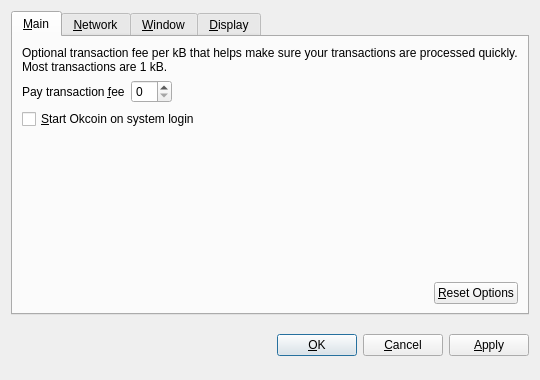
<?xml version="1.0" encoding="UTF-8"?>
<ui version="4.0">
 <class>OptionsDialog</class>
 <widget class="QDialog" name="OptionsDialog">
  <property name="geometry">
   <rect>
    <x>0</x>
    <y>0</y>
    <width>540</width>
    <height>380</height>
   </rect>
  </property>
  <property name="windowTitle">
   <string>Options</string>
  </property>
  <property name="modal">
   <bool>true</bool>
  </property>
  <layout class="QVBoxLayout" name="verticalLayout">
   <item>
    <widget class="QTabWidget" name="tabWidget">
     <property name="tabPosition">
      <enum>QTabWidget::North</enum>
     </property>
     <property name="currentIndex">
      <number>0</number>
     </property>
     <widget class="QWidget" name="tabMain">
      <attribute name="title">
       <string>&amp;Main</string>
      </attribute>
      <layout class="QVBoxLayout" name="verticalLayout_Main">
       <item>
        <widget class="QLabel" name="transactionFeeInfoLabel">
         <property name="text">
          <string>Optional transaction fee per kB that helps make sure your transactions are processed quickly. Most transactions are 1 kB.</string>
         </property>
         <property name="textFormat">
          <enum>Qt::PlainText</enum>
         </property>
         <property name="wordWrap">
          <bool>true</bool>
         </property>
        </widget>
       </item>
       <item>
        <layout class="QHBoxLayout" name="horizontalLayout_1_Main">
         <item>
          <widget class="QLabel" name="transactionFeeLabel">
           <property name="text">
            <string>Pay transaction &amp;fee</string>
           </property>
           <property name="textFormat">
            <enum>Qt::PlainText</enum>
           </property>
           <property name="buddy">
            <cstring>transactionFee</cstring>
           </property>
          </widget>
         </item>
         <item>
          <widget class="BitcoinAmountField" name="transactionFee"/>
         </item>
         <item>
          <spacer name="horizontalSpacer_1_Main">
           <property name="orientation">
            <enum>Qt::Horizontal</enum>
           </property>
           <property name="sizeHint" stdset="0">
            <size>
             <width>40</width>
             <height>20</height>
            </size>
           </property>
          </spacer>
         </item>
        </layout>
       </item>
       <item>
        <widget class="QCheckBox" name="bitcoinAtStartup">
         <property name="toolTip">
          <string>Automatically start Okcoin after logging in to the system.</string>
         </property>
         <property name="text">
          <string>&amp;Start Okcoin on system login</string>
         </property>
        </widget>
       </item>
       <item>
        <spacer name="verticalSpacer_Main">
         <property name="orientation">
          <enum>Qt::Vertical</enum>
         </property>
         <property name="sizeHint" stdset="0">
          <size>
           <width>20</width>
           <height>40</height>
          </size>
         </property>
        </spacer>
       </item>
       <item>
        <layout class="QHBoxLayout" name="horizontalLayout_2_Main">
         <item>
          <spacer name="horizontalSpacer_2_Main">
           <property name="orientation">
            <enum>Qt::Horizontal</enum>
           </property>
           <property name="sizeHint" stdset="0">
            <size>
             <width>40</width>
             <height>20</height>
            </size>
           </property>
          </spacer>
         </item>
         <item>
          <widget class="QPushButton" name="resetButton">
           <property name="toolTip">
            <string>Reset all client options to default.</string>
           </property>
           <property name="text">
            <string>&amp;Reset Options</string>
           </property>
           <property name="autoDefault">
            <bool>false</bool>
           </property>
          </widget>
         </item>
        </layout>
       </item>
      </layout>
     </widget>
     <widget class="QWidget" name="tabNetwork">
      <attribute name="title">
       <string>&amp;Network</string>
      </attribute>
      <layout class="QVBoxLayout" name="verticalLayout_Network">
       <item>
        <widget class="QCheckBox" name="mapPortUpnp">
         <property name="toolTip">
          <string>Automatically open the Okcoin client port on the router. This only works when your router supports UPnP and it is enabled.</string>
         </property>
         <property name="text">
          <string>Map port using &amp;UPnP</string>
         </property>
        </widget>
       </item>
       <item>
        <widget class="QCheckBox" name="connectSocks">
         <property name="toolTip">
          <string>Connect to the Okcoin network through a SOCKS proxy (e.g. when connecting through Tor).</string>
         </property>
         <property name="text">
          <string>&amp;Connect through SOCKS proxy:</string>
         </property>
        </widget>
       </item>
       <item>
        <layout class="QHBoxLayout" name="horizontalLayout_Network">
         <item>
          <widget class="QLabel" name="proxyIpLabel">
           <property name="text">
            <string>Proxy &amp;IP:</string>
           </property>
           <property name="textFormat">
            <enum>Qt::PlainText</enum>
           </property>
           <property name="buddy">
            <cstring>proxyIp</cstring>
           </property>
          </widget>
         </item>
         <item>
          <widget class="QValidatedLineEdit" name="proxyIp">
           <property name="maximumSize">
            <size>
             <width>140</width>
             <height>16777215</height>
            </size>
           </property>
           <property name="toolTip">
            <string>IP address of the proxy (e.g. 127.0.0.1)</string>
           </property>
          </widget>
         </item>
         <item>
          <widget class="QLabel" name="proxyPortLabel">
           <property name="text">
            <string>&amp;Port:</string>
           </property>
           <property name="textFormat">
            <enum>Qt::PlainText</enum>
           </property>
           <property name="buddy">
            <cstring>proxyPort</cstring>
           </property>
          </widget>
         </item>
         <item>
          <widget class="QLineEdit" name="proxyPort">
           <property name="maximumSize">
            <size>
             <width>55</width>
             <height>16777215</height>
            </size>
           </property>
           <property name="toolTip">
            <string>Port of the proxy (e.g. 9050)</string>
           </property>
          </widget>
         </item>
         <item>
          <widget class="QLabel" name="socksVersionLabel">
           <property name="text">
            <string>SOCKS &amp;Version:</string>
           </property>
           <property name="textFormat">
            <enum>Qt::PlainText</enum>
           </property>
           <property name="buddy">
            <cstring>socksVersion</cstring>
           </property>
          </widget>
         </item>
         <item>
          <widget class="QValueComboBox" name="socksVersion">
           <property name="toolTip">
            <string>SOCKS version of the proxy (e.g. 5)</string>
           </property>
          </widget>
         </item>
         <item>
          <spacer name="horizontalSpacer_Network">
           <property name="orientation">
            <enum>Qt::Horizontal</enum>
           </property>
           <property name="sizeHint" stdset="0">
            <size>
             <width>40</width>
             <height>20</height>
            </size>
           </property>
          </spacer>
         </item>
        </layout>
       </item>
       <item>
        <spacer name="verticalSpacer_Network">
         <property name="orientation">
          <enum>Qt::Vertical</enum>
         </property>
         <property name="sizeHint" stdset="0">
          <size>
           <width>20</width>
           <height>40</height>
          </size>
         </property>
        </spacer>
       </item>
      </layout>
     </widget>
     <widget class="QWidget" name="tabWindow">
      <attribute name="title">
       <string>&amp;Window</string>
      </attribute>
      <layout class="QVBoxLayout" name="verticalLayout_Window">
       <item>
        <widget class="QCheckBox" name="minimizeToTray">
         <property name="toolTip">
          <string>Show only a tray icon after minimizing the window.</string>
         </property>
         <property name="text">
          <string>&amp;Minimize to the tray instead of the taskbar</string>
         </property>
        </widget>
       </item>
       <item>
        <widget class="QCheckBox" name="minimizeOnClose">
         <property name="toolTip">
          <string>Minimize instead of exit the application when the window is closed. When this option is enabled, the application will be closed only after selecting Quit in the menu.</string>
         </property>
         <property name="text">
          <string>M&amp;inimize on close</string>
         </property>
        </widget>
       </item>
       <item>
        <spacer name="verticalSpacer_Window">
         <property name="orientation">
          <enum>Qt::Vertical</enum>
         </property>
         <property name="sizeHint" stdset="0">
          <size>
           <width>20</width>
           <height>40</height>
          </size>
         </property>
        </spacer>
       </item>
      </layout>
     </widget>
     <widget class="QWidget" name="tabDisplay">
      <attribute name="title">
       <string>&amp;Display</string>
      </attribute>
      <layout class="QVBoxLayout" name="verticalLayout_Display">
       <item>
        <layout class="QHBoxLayout" name="horizontalLayout_1_Display">
         <item>
          <widget class="QLabel" name="langLabel">
           <property name="text">
            <string>User Interface &amp;language:</string>
           </property>
           <property name="textFormat">
            <enum>Qt::PlainText</enum>
           </property>
           <property name="buddy">
            <cstring>lang</cstring>
           </property>
          </widget>
         </item>
         <item>
          <widget class="QValueComboBox" name="lang">
           <property name="toolTip">
            <string>The user interface language can be set here. This setting will take effect after restarting Okcoin.</string>
           </property>
          </widget>
         </item>
        </layout>
       </item>
       <item>
        <layout class="QHBoxLayout" name="horizontalLayout_2_Display">
         <item>
          <widget class="QLabel" name="unitLabel">
           <property name="text">
            <string>&amp;Unit to show amounts in:</string>
           </property>
           <property name="textFormat">
            <enum>Qt::PlainText</enum>
           </property>
           <property name="buddy">
            <cstring>unit</cstring>
           </property>
          </widget>
         </item>
         <item>
          <widget class="QValueComboBox" name="unit">
           <property name="toolTip">
            <string>Choose the default subdivision unit to show in the interface and when sending coins.</string>
           </property>
          </widget>
         </item>
        </layout>
       </item>
       <item>
        <widget class="QCheckBox" name="displayAddresses">
         <property name="toolTip">
          <string>Whether to show Okcoin addresses in the transaction list or not.</string>
         </property>
         <property name="text">
          <string>&amp;Display addresses in transaction list</string>
         </property>
        </widget>
       </item>
       <item>
        <widget class="QCheckBox" name="coinControlFeatures">
         <property name="toolTip">
          <string>Whether to show coin control features or not.</string>
         </property>
         <property name="text">
          <string>Display coin &amp;control features (experts only!)</string>
         </property>
        </widget>
       </item>
       <item>
        <spacer name="verticalSpacer_Display">
         <property name="orientation">
          <enum>Qt::Vertical</enum>
         </property>
         <property name="sizeHint" stdset="0">
          <size>
           <width>20</width>
           <height>40</height>
          </size>
         </property>
        </spacer>
       </item>
      </layout>
     </widget>
    </widget>
   </item>
   <item>
    <layout class="QHBoxLayout" name="horizontalLayout_Buttons">
     <item>
      <spacer name="horizontalSpacer_1">
       <property name="orientation">
        <enum>Qt::Horizontal</enum>
       </property>
       <property name="sizeHint" stdset="0">
        <size>
         <width>40</width>
         <height>48</height>
        </size>
       </property>
      </spacer>
     </item>
     <item>
      <widget class="QLabel" name="statusLabel">
       <property name="font">
        <font>
         <weight>75</weight>
         <bold>true</bold>
        </font>
       </property>
       <property name="text">
        <string/>
       </property>
       <property name="textFormat">
        <enum>Qt::PlainText</enum>
       </property>
       <property name="wordWrap">
        <bool>true</bool>
       </property>
      </widget>
     </item>
     <item>
      <spacer name="horizontalSpacer_2">
       <property name="orientation">
        <enum>Qt::Horizontal</enum>
       </property>
       <property name="sizeHint" stdset="0">
        <size>
         <width>40</width>
         <height>48</height>
        </size>
       </property>
      </spacer>
     </item>
     <item>
      <widget class="QPushButton" name="okButton">
       <property name="text">
        <string>&amp;OK</string>
       </property>
      </widget>
     </item>
     <item>
      <widget class="QPushButton" name="cancelButton">
       <property name="text">
        <string>&amp;Cancel</string>
       </property>
       <property name="autoDefault">
        <bool>false</bool>
       </property>
      </widget>
     </item>
     <item>
      <widget class="QPushButton" name="applyButton">
       <property name="text">
        <string>&amp;Apply</string>
       </property>
       <property name="autoDefault">
        <bool>false</bool>
       </property>
      </widget>
     </item>
    </layout>
   </item>
  </layout>
 </widget>
 <customwidgets>
  <customwidget>
   <class>BitcoinAmountField</class>
   <extends>QSpinBox</extends>
   <header>bitcoinamountfield.h</header>
  </customwidget>
  <customwidget>
   <class>QValueComboBox</class>
   <extends>QComboBox</extends>
   <header>qvaluecombobox.h</header>
  </customwidget>
  <customwidget>
   <class>QValidatedLineEdit</class>
   <extends>QLineEdit</extends>
   <header>qvalidatedlineedit.h</header>
  </customwidget>
 </customwidgets>
 <resources/>
 <connections/>
</ui>
